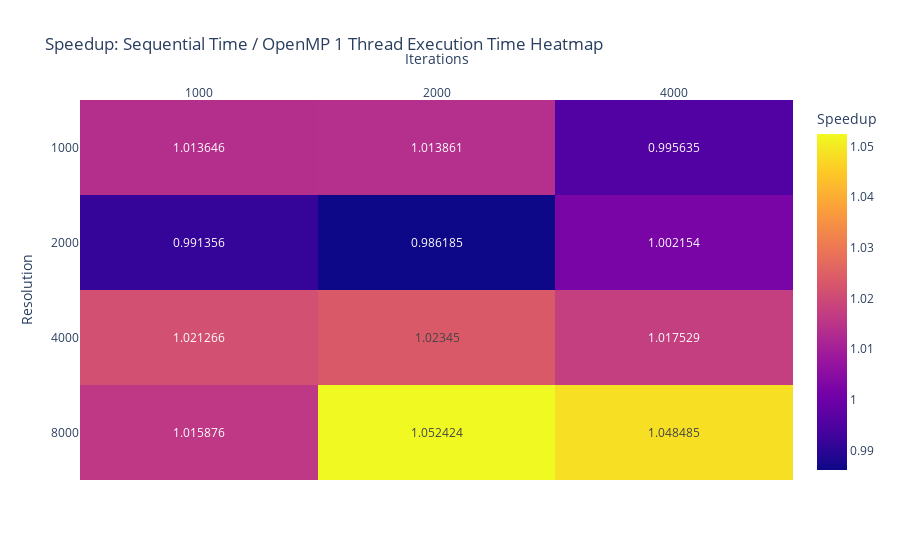

This figure's notebook cell:
### Code cell
# Calculate speedup: Sequential time divided by threaded time
speedup_seq_openmp = df_seq_temp["Time (seconds)"] / thread_1_df["Time (seconds)"]

# Create a new DataFrame for speedup
df_speedup_seq_openmp = df_seq_temp.copy()
df_speedup_seq_openmp["Speedup"] = speedup_seq_openmp

# Prepare the DataFrame for the heatmap
melted_df = df_speedup_seq_openmp[["Resolution", "Iterations"]].astype(str)
melted_df["Speedup"] = df_speedup_seq_openmp["Speedup"]

# Pivot the DataFrame to get the format suitable for a heatmap
heatmap_df_openmp_speedup = melted_df.pivot(index='Resolution', columns='Iterations', values='Speedup')

# Create the heatmap using Plotly Express
fig = px.imshow(
    heatmap_df_openmp_speedup,
    labels=dict(x="Iterations", y="Resolution", color="Speedup"),
    title="Speedup: Sequential Time / OpenMP 1 Thread Execution Time Heatmap",
    aspect="auto",
    text_auto=True,
)

# Move the x-axis labels to the top
fig.update_xaxes(side="top")

# Optionally, you can customize the color scale to better represent speedup values
fig.update_traces(
    hovertemplate='Iterations: %{x}<br>Resolution: %{y}<br>Speedup: %{z:.2f}'
)

# Display the heatmap
fig.show()

### Figure 1 — Plotly figure (JSON) as saved in the notebook; plotly's stock layout.template omitted (floating-point values rounded to 4 significant figures)
{"data": [{"coloraxis": "coloraxis", "hovertemplate": "Iterations: %{x}<br>Resolution: %{y}<br>Speedup: %{z:.2f}", "name": "0", "texttemplate": "%{z}", "type": "heatmap", "x": ["1000", "2000", "4000"], "xaxis": "x", "y": ["1000", "2000", "4000", "8000"], "yaxis": "y", "z": [[1.014, 1.014, 0.9956], [0.9914, 0.9862, 1.002], [1.021, 1.023, 1.018], [1.016, 1.052, 1.048]]}], "layout": {"coloraxis": {"colorbar": {"title": {"text": "Speedup"}}, "colorscale": [[0, "#0d0887"], [0.1111, "#46039f"], [0.2222, "#7201a8"], [0.3333, "#9c179e"], [0.4444, "#bd3786"], [0.5556, "#d8576b"], [0.6667, "#ed7953"], [0.7778, "#fb9f3a"], [0.8889, "#fdca26"], [1, "#f0f921"]]}, "title": {"text": "Speedup: Sequential Time / OpenMP 1 Thread Execution Time Heatmap"}, "xaxis": {"anchor": "y", "domain": [0, 1], "side": "top", "title": {"text": "Iterations"}}, "yaxis": {"anchor": "x", "autorange": "reversed", "domain": [0, 1], "title": {"text": "Resolution"}}}}
